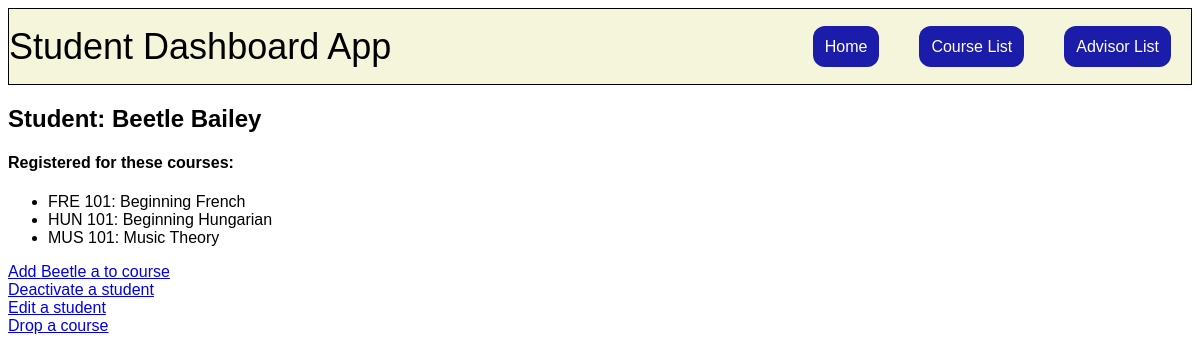
/student/32, run on the app's committed database.
### student/models.py (models this page shows, shortened)
class Student(models.Model):
    fname = models.CharField(max_length=30)
    lname = models.CharField(max_length=30)
    active = models.BooleanField(default=True)
    student_advisor = models.ForeignKey("Advisor", on_delete=models.SET_NULL, null=True, related_name="advisees")
    class Meta:
        ordering = ['id']

class Course(models.Model):
    dept = models.CharField(max_length=3)
    course_num = models.IntegerField()
    subject = models.CharField(max_length=50)
    description = models.TextField(blank=True)
    students = models.ManyToManyField(Student, blank=True, related_name="courses")
    class Meta:
        unique_together = ('dept', 'course_num')
        ordering = ['dept']
    def __str__(self):
        return f'{self.dept} {self.course_num}: {self.subject}'

### student/views.py (the view)
# urls.py: path("student/<int:student_id>", views.student_detail, name="student_detail"),
def student_detail(request, student_id):
    student = get_object_or_404(Student, pk=student_id)
    return render(request, "student/student_detail.html", {"student": student})

### student/templates/student/student_detail.html (shortened to what this page needs)
{% extends "student/layout.html" %}
{% block body %}
   <h2>Student: {{ student.fname }} {{ student.lname }}</h2>
   <h4>Registered for these courses:</h4>
   <ul>
      {% for course in student.courses.all %}
      <li>{{ course }}</a></li>
      {% empty %}
      Not yet registered
      {% endfor %}
   </ul>
   <div>
      <a href="{% url 'add_student_to_course' id=student.id %}">Add {{student.fname}} a to course</a>
   </div>
   <div>
      <a  href="{% url 'deactivate_student' id=student.id %}">Deactivate a student</a>
   </div>
   <div>
      <a  href="{% url 'edit_student' id=student.id %}">Edit a student</a>
   </div>
   <div>
      <a  href="{% url 'drop_course' id=student.id %}">Drop a course</a>
   </div>
{% endblock %}

### student/static/student/styles.css (style rules this page uses)
body { font-family: 'Gill Sans', 'Gill Sans MT', Calibri, 'Trebuchet MS', sans-serif; }

### data on the page
Student: fname "Beetle", lname "Bailey"
Course: dept+course_num+subject "FRE 101: Beginning French"
Course: dept+course_num+subject "HUN 101: Beginning Hungarian"
Course: dept+course_num+subject "MUS 101: Music Theory"
